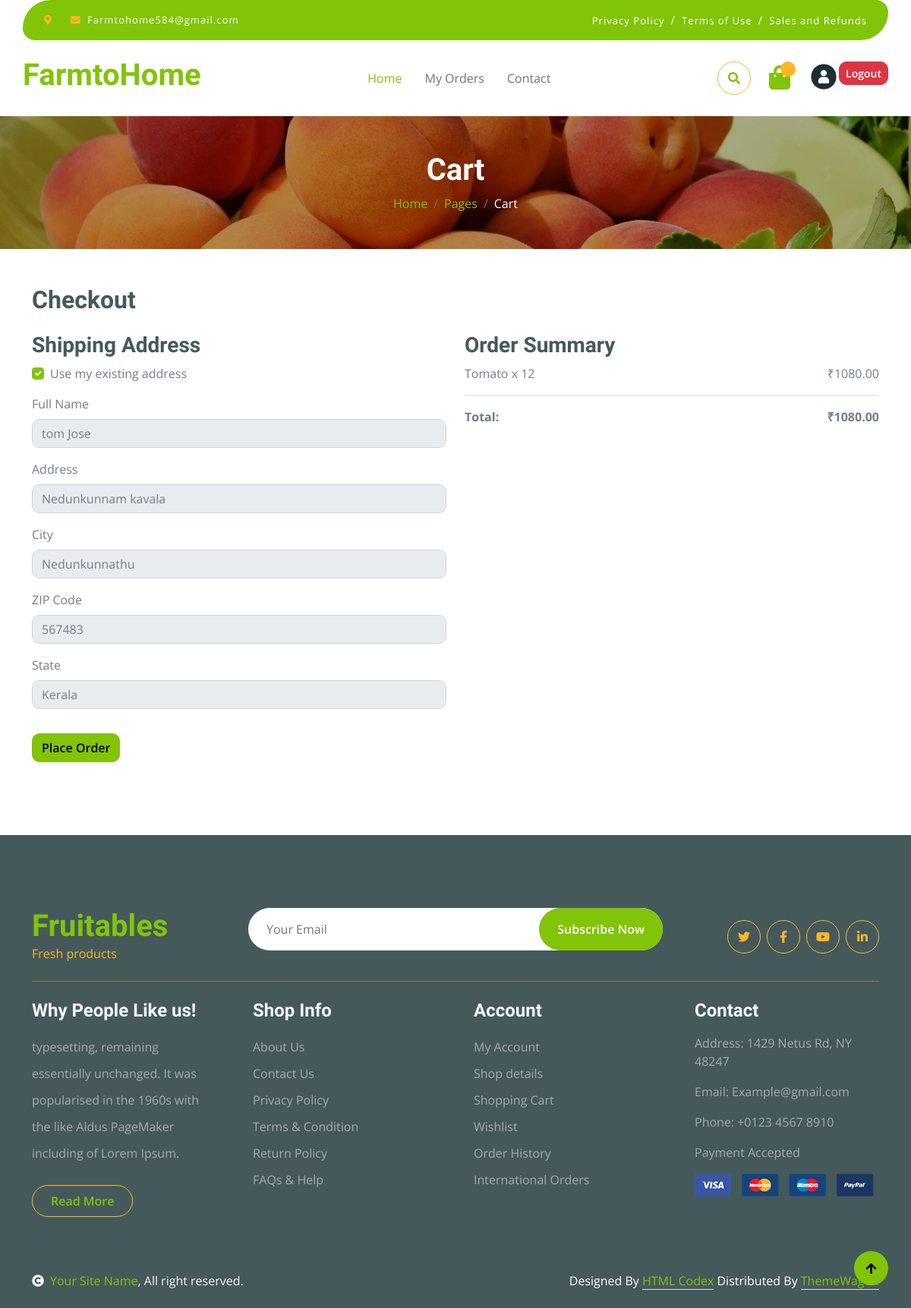
Page /orders/checkout/ (signed in) on the committed database.
### Users/models.py (models this page shows, shortened)
class User(AbstractUser):
    role = models.ManyToManyField(Role)
    phone_number = models.CharField(max_length=15, blank=True, null=True)
    is_admin = models.BooleanField(default=False)
    groups = models.ManyToManyField(Group, related_name='custom_user_groups')
    user_permissions = models.ManyToManyField(Permission, related_name='custom_user_permissions')

class Address_table(models.Model):
    user = models.ForeignKey(User, on_delete=models.CASCADE)  # Foreign key to User model
    address = models.CharField(max_length=100, null=True, blank=True)
    city = models.CharField(max_length=50, null=True, blank=True)
    zip_code = models.CharField(max_length=20, null=True, blank=True)  # Adjust the length as needed
    state = models.ForeignKey(State, on_delete=models.CASCADE)  # Foreign key to State model

class State(models.Model):
    name = models.CharField(max_length=50)  # State name
    country = models.CharField(max_length=100)  # Country name

### Products/models.py (models this page shows, shortened)
class CartItem_table(models.Model):
    cart = models.ForeignKey(Cart_table, related_name='items', on_delete=models.CASCADE)
    product = models.ForeignKey(Product, on_delete=models.CASCADE)
    quantity = models.PositiveIntegerField(default=1)
    added_at = models.DateTimeField(auto_now_add=True)
    @property
    def subtotal(self):
        return self.product.price * self.quantity

class Product(models.Model):
    seller = models.ForeignKey(settings.AUTH_USER_MODEL, on_delete=models.CASCADE, related_name='products')
    category = models.ForeignKey(Category, on_delete=models.CASCADE, related_name='products')
    name = models.CharField(max_length=200)
    slug = models.SlugField(max_length=200, unique=True)
    description = models.TextField(blank=True)
    price = models.DecimalField(max_digits=10, decimal_places=2)
    image = models.ImageField(upload_to='products/', blank=True, null=True)
    is_active = models.BooleanField(default=True)
    created_at = models.DateTimeField(auto_now_add=True)
    updated_at = models.DateTimeField(auto_now=True)
    class Meta:
        ordering = ('-created_at',)

### orders/views.py (the view, shortened to what this page needs)
# urls.py: path('checkout/', views.checkout, name='checkout'),
@login_required
@transaction.atomic
def checkout(request):
    try:
        cart = Cart_table.objects.get(user=request.user)
        cart_items = CartItem_table.objects.filter(cart=cart)
    except Cart_table.DoesNotExist:
        return redirect('Products:usercart')
    if not cart_items.exists():
        return redirect('Products:usercart')
    try:
        existing_address = Address_table.objects.get(user=request.user)
    except Address_table.DoesNotExist:
        existing_address = None
    states = State.objects.all()
    context = {
        'cart_items': cart_items,
        'total': sum(item.subtotal for item in cart_items),
        'existing_address': existing_address,
        'states': states,
    }
    return render(request, 'orders/checkout.html', context)

### Templates/orders/checkout.html (shortened to what this page needs)
{% load static %}
<!DOCTYPE html>
<html lang="en">
{% load static %}
<head>
    <link rel="stylesheet" href="https://use.fontawesome.com/releases/v5.15.4/css/all.css" />
    <link href="https://cdn.jsdelivr.net/npm/bootstrap-icons@1.4.1/font/bootstrap-icons.css" rel="stylesheet">
    <link href="{% static 'lib/lightbox/css/lightbox.min.css' %}" rel="stylesheet">
    <link href="{% static 'lib/owlcarousel/assets/owl.carousel.min.css' %}" rel="stylesheet">
    <link href="{% static 'Products/css/bootstrap.min.css' %}" rel="stylesheet">
    <link href="{% static 'Products/css/style.css' %}" rel="stylesheet">
</head>
<body>
    <div class="container-fluid fixed-top">
        <div class="container topbar bg-primary d-none d-lg-block">
            <div class="d-flex justify-content-between">
                <div class="top-info ps-2">
                    <small class="me-3"><i class="fas fa-map-marker-alt me-2 text-secondary"></i> </small>
                    <small class="me-3"><i class="fas fa-envelope me-2 text-secondary"></i><a href="#"
                            class="text-white">Farmtohome584@gmail.com</a></small>
                </div>
                <div class="top-link pe-2">
                    <a href="#" class="text-white"><small class="text-white mx-2">Privacy Policy</small>/</a>
                    <a href="#" class="text-white"><small class="text-white mx-2">Terms of Use</small>/</a>
                    <a href="#" class="text-white"><small class="text-white ms-2">Sales and Refunds</small></a>
                </div>
            </div>
        </div>
        <div class="container px-0">
            <nav class="navbar navbar-light bg-white navbar-expand-xl">
                <a href="{% url 'home' %}" class="navbar-brand">
                    <h1 class="text-primary display-6">FarmtoHome</h1>
                </a>
                <div class="collapse navbar-collapse bg-white" id="navbarCollapse">
                    <div class="navbar-nav mx-auto">
                        <a href="{% url 'home' %}" class="nav-item nav-link active">Home</a>
                        <a href="{% url 'orders:user_orders' %}" class="nav-item nav-link">My Orders</a>
                        <a href="#footer" class="nav-item nav-link">Contact</a>
                    </div>
                    <div class="d-flex m-3 me-0">
                        <button
                            class="btn-search btn border border-secondary btn-md-square rounded-circle bg-white me-4"
                            data-bs-toggle="modal" data-bs-target="#searchModal"><i
                                class="fas fa-search text-primary"></i></button>
                        <a href="{% url 'usercart' %}" class="position-relative me-4 my-auto">
                            <i class="fa fa-shopping-bag fa-2x"></i>
                            <span
                                class="position-absolute bg-secondary rounded-circle d-flex align-items-center justify-content-center text-dark px-1"
                                style="top: -5px; left: 15px; height: 20px; min-width: 20px;">{{cart_item_count}}</span>
                        </a>
                        <div class="nav-item">
                            <a href="#" id="userAvatar" data-bs-toggle="popover" data-bs-html="true">
                                <img src="{% static 'Reg/images/user_avatar.png' %}" class="rounded-circle"
                                    alt="User Avatar" style="width: 40px; height: 40px;">
                            </a>
                        </div>
                        <form action="{% url 'logout' %}" method="POST" class="d-inline">
                            <button type="submit" class="btn btn-danger btn-sm">Logout</button>
                        </form>
                    </div>
                </div>
            </nav>
        </div>
    </div>
    <div class="container-fluid page-header py-5">
        <h1 class="text-center text-white display-6">Cart</h1>
        <ol class="breadcrumb justify-content-center mb-0">
            <li class="breadcrumb-item"><a href="#">Home</a></li>
            <li class="breadcrumb-item"><a href="#">Pages</a></li>
            <li class="breadcrumb-item active text-white">Cart</li>
        </ol>
    </div>
<div class="container py-5">
    <h2 class="mb-4">Checkout</h2>
    <form method="post">
        <div class="row">
            <div class="col-md-6">
                <h3>Shipping Address</h3>
                {% if existing_address %}
                <div class="form-check mb-3">
                    <input type="checkbox" class="form-check-input" id="use_existing_address" name="use_existing_address" checked>
                    <label class="form-check-label" for="use_existing_address">Use my existing address</label>
                </div>
                {% endif %}
                <div id="shipping-address-form">
                    <div class="mb-3">
                        <label for="full_name" class="form-label">Full Name</label>
                        <input type="text" class="form-control" id="full_name" name="full_name" value="{{ request.user.get_full_name }}" required>
                    </div>
                    <div class="mb-3">
                        <label for="address" class="form-label">Address</label>
                        <input type="text" class="form-control" id="address" name="address" value="{{ existing_address.address }}" required>
                    </div>
                    <div class="mb-3">
                        <label for="city" class="form-label">City</label>
                        <input type="text" class="form-control" id="city" name="city" value="{{ existing_address.city }}" required>
                    </div>
                    <div class="mb-3">
                        <label for="zip_code" class="form-label">ZIP Code</label>
                        <input type="text" class="form-control" id="zip_code" name="zip_code" value="{{ existing_address.zip_code }}" required>
                    </div>
                    <div class="mb-3">
                        <label for="state" class="form-label">State</label>
                        <select class="form-control" id="state" name="state" required>
                            {% for state in states %}
                                <option value="{{ state.id }}" {% if state == existing_address.state %}selected{% endif %}>{{ state.name }}</option>
                            {% endfor %}
                        </select>
                    </div>
                </div>
            </div>
            <div class="col-md-6">
                <h3>Order Summary</h3>
                {% for item in cart_items %}
                <div class="d-flex justify-content-between mb-2">
                    <span>{{ item.product.name }} x {{ item.quantity }}</span>
                    <span>₹{{ item.subtotal }}</span>
                </div>
                {% endfor %}
                <hr>
                <div class="d-flex justify-content-between">
                    <strong>Total:</strong>
                    <strong>₹{{ total }}</strong>
                </div>
            </div>
        </div>
        <button type="submit" class="btn btn-primary mt-3">Place Order</button>
    </form>
</div>
<div class="container-fluid bg-dark text-white-50 footer pt-5 mt-5">
    <div class="container py-5">
        <div class="pb-4 mb-4" style="border-bottom: 1px solid rgba(226, 175, 24, 0.5) ;">
            <div class="row g-4">
                <div class="col-lg-3">
                    <a href="#">
                        <h1 class="text-primary mb-0">Fruitables</h1>
                        <p class="text-secondary mb-0">Fresh products</p>
                    </a>
                </div>
                <div class="col-lg-6">
                    <div class="position-relative mx-auto">
                        <input class="form-control border-0 w-100 py-3 px-4 rounded-pill" type="number"
                            placeholder="Your Email">
                        <button type="submit"
                            class="btn btn-primary border-0 border-secondary py-3 px-4 position-absolute rounded-pill text-white"
                            style="top: 0; right: 0;">Subscribe Now</button>
                    </div>
                </div>
                <div class="col-lg-3">
                    <div class="d-flex justify-content-end pt-3">
                        <a class="btn  btn-outline-secondary me-2 btn-md-square rounded-circle" href=""><i
                                class="fab fa-twitter"></i></a>
                        <a class="btn btn-outline-secondary me-2 btn-md-square rounded-circle" href=""><i
                                class="fab fa-facebook-f"></i></a>
                        <a class="btn btn-outline-secondary me-2 btn-md-square rounded-circle" href=""><i
                                class="fab fa-youtube"></i></a>
                        <a class="btn btn-outline-secondary btn-md-square rounded-circle" href=""><i
                                class="fab fa-linkedin-in"></i></a>
                    </div>
                </div>
            </div>
        </div>
        <div class="row g-5">
            <div class="col-lg-3 col-md-6">
                <div class="footer-item">
                    <h4 class="text-light mb-3">Why People Like us!</h4>
                    <p class="mb-4">typesetting, remaining essentially unchanged. It was
                        popularised in the 1960s with the like Aldus PageMaker including of Lorem Ipsum.</p>
                    <a href="" class="btn border-secondary py-2 px-4 rounded-pill text-primary">Read More</a>
                </div>
            </div>
            <div class="col-lg-3 col-md-6">
                <div class="d-flex flex-column text-start footer-item">
                    <h4 class="text-light mb-3">Shop Info</h4>
                    <a class="btn-link" href="">About Us</a>
                    <a class="btn-link" href="">Contact Us</a>
                    <a class="btn-link" href="">Privacy Policy</a>
                    <a class="btn-link" href="">Terms & Condition</a>
                    <a class="btn-link" href="">Return Policy</a>
                    <a class="btn-link" href="">FAQs & Help</a>
                </div>
            </div>
            <div class="col-lg-3 col-md-6">
                <div class="d-flex flex-column text-start footer-item">
                    <h4 class="text-light mb-3">Account</h4>
                    <a class="btn-link" href="">My Account</a>
                    <a class="btn-link" href="">Shop details</a>
                    <a class="btn-link" href="">Shopping Cart</a>
                    <a class="btn-link" href="">Wishlist</a>
                    <a class="btn-link" href="">Order History</a>
                    <a class="btn-link" href="">International Orders</a>
                </div>
            </div>
            <div class="col-lg-3 col-md-6">
                <div class="footer-item">
                    <h4 class="text-light mb-3">Contact</h4>
                    <p>Address: 1429 Netus Rd, NY 48247</p>
                    <p>Email: Example@gmail.com</p>
                    <p>Phone: +0123 4567 8910</p>
                    <p>Payment Accepted</p>
                    <img src="img/payment.png" class="img-fluid" alt="">
                </div>
            </div>
        </div>
    </div>
</div>
<div class="container-fluid copyright bg-dark py-4">
    <div class="container">
        <div class="row">
            <div class="col-md-6 text-center text-md-start mb-3 mb-md-0">
                <span class="text-light"><a href="#"><i class="fas fa-copyright text-light me-2"></i>Your Site
                        Name</a>, All right reserved.</span>
            </div>
            <div class="col-md-6 my-auto text-center text-md-end text-white">
                Designed By <a class="border-bottom" href="https://htmlcodex.com">HTML Codex</a> Distributed By <a
                    class="border-bottom" href="https://themewagon.com">ThemeWagon</a>
            </div>
        </div>
    </div>
</div>
<a href="#" class="btn btn-primary border-3 border-primary rounded-circle back-to-top"><i
        class="fa fa-arrow-up"></i></a>
</body>

### rows in the picture
User: full_name "tom Jose"
Address_table: address "Nedunkunnam kavala", city "Nedunkunnathu", zip_code "567483", state "Kerala"
CartItem_table: product.name "Tomato", quantity "12", subtotal "1080.00"

### other values in the picture
{{ total }} "1080.00"
